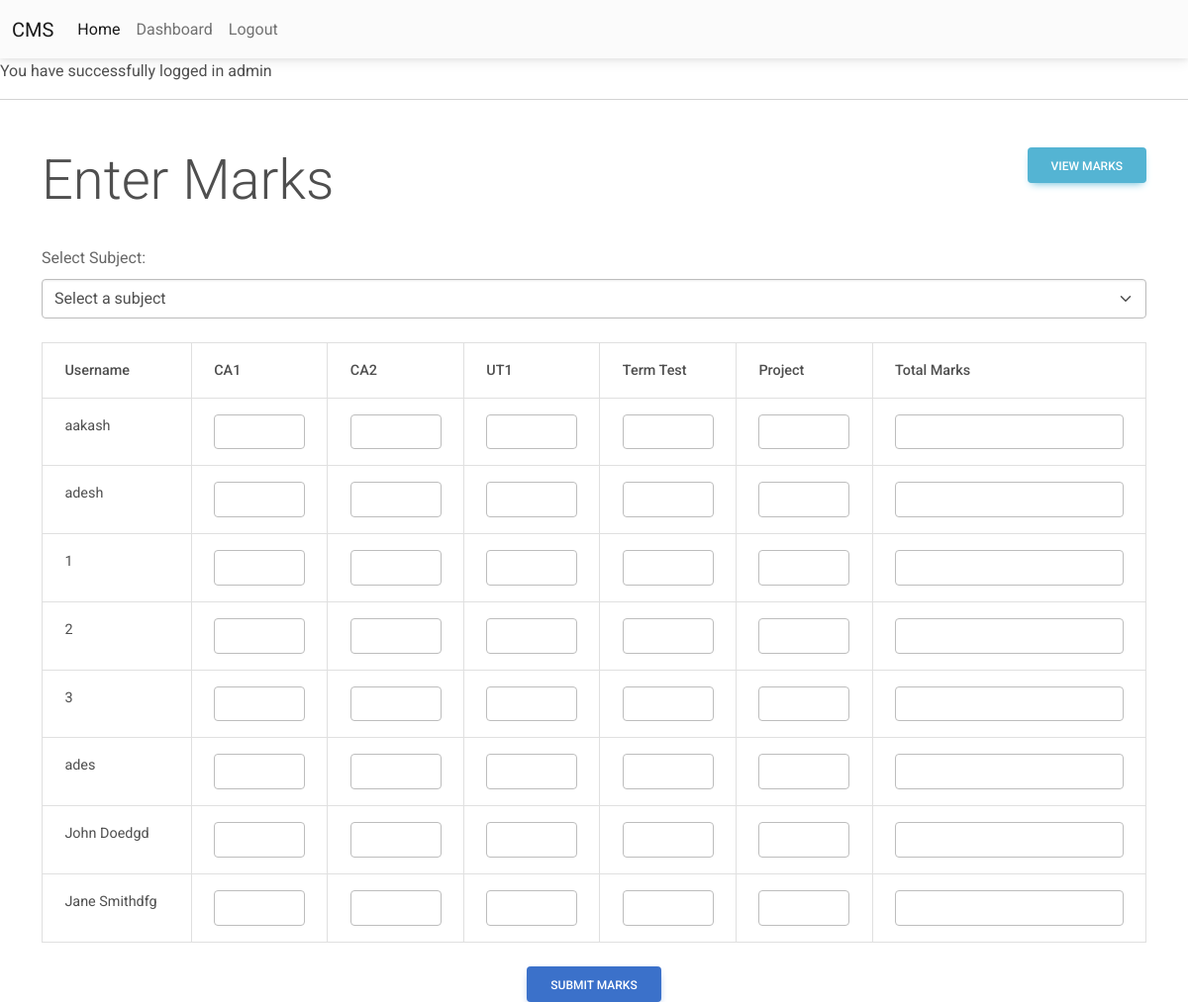
Page /subject_file.php (signed in) on the committed database.
### tables this page shows
CREATE TABLE `users` (
  `id` int(10) UNSIGNED NOT NULL,
  `username` varchar(100) NOT NULL,
  `email` varchar(100) NOT NULL,
  `password` varchar(100) NOT NULL,
  `active` tinyint(1) NOT NULL DEFAULT 1,
  `added` datetime NOT NULL DEFAULT current_timestamp(),
  `role` enum('admin','user') NOT NULL DEFAULT 'user'
);

### subject_file.php (the view, shortened to what this page needs)
<?php
include('includes/database.php');
include('includes/functions.php');
include('includes/header.php');
$result_users = $connect->query("SELECT id, username FROM users WHERE role != 'admin'");
?>
<!DOCTYPE html>
<html lang="en">
<head>
    <link href="https://cdnjs.cloudflare.com/ajax/libs/mdb-ui-kit/6.2.0/mdb.min.css" rel="stylesheet">
</head>
<body>
    <div class="container mt-5">
        <div class="row mb-4">
            <div class="col">
                <h1 class="display-4">Enter Marks</h1>
            </div>
            <div class="col text-end">
                <a href="fetch_marks.php" class="btn btn-info">View Marks</a>
            </div>
        </div>
        <form method="post" action="subject_file.php">
            <div class="mb-4">
                <label for="subject_id" class="form-label">Select Subject:</label>
                <select name="subject_id" id="subject_id" class="form-select" required>
                    <option value="" disabled selected>Select a subject</option>
                </select>
            </div>
            <table class="table table-bordered">
                <thead>
                    <tr>
                        <th>Username</th>
                        <th>CA1</th>
                        <th>CA2</th>
                        <th>UT1</th>
                        <th>Term Test</th>
                        <th>Project</th>
                        <th>Total Marks</th>
                    </tr>
                </thead>
                <tbody>
                    <?php while ($user = $result_users->fetch_assoc()) { ?>
                        <tr>
                            <td><?php echo htmlspecialchars($user['username']); ?></td>
                            <td><input type="number" name="marks[<?php echo $user['id']; ?>][ca1]"
                                    class="form-control mark-input" min="0" max="100" required></td>
                            <td><input type="number" name="marks[<?php echo $user['id']; ?>][ca2]"
                                    class="form-control mark-input" min="0" max="100" required></td>
                            <td><input type="number" name="marks[<?php echo $user['id']; ?>][ut1]"
                                    class="form-control mark-input" min="0" max="100" required></td>
                            <td><input type="number" name="marks[<?php echo $user['id']; ?>][term_test]"
                                    class="form-control mark-input" min="0" max="100" required></td>
                            <td><input type="number" name="marks[<?php echo $user['id']; ?>][project]"
                                    class="form-control mark-input" min="0" max="100" required></td>
                            <td><input type="number" name="marks[<?php echo $user['id']; ?>][total]"
                                    class="form-control total-mark" readonly></td>
                        </tr>
                    <?php } ?>
                </tbody>
            </table>
            <div class="text-center mt-4">
                <button type="submit" class="btn btn-primary">Submit Marks</button>
            </div>
        </form>
    </div>
</body>
</html>

### rows in the picture
users: username "aakash"
users: username "adesh"
users: username "1"
users: username "2"
users: username "3"
users: username "ades"
users: username "John Doedgd"
users: username "Jane Smithdfg"

### other values in the picture
$_SESSION['message'] "You have successfully logged in admin"
